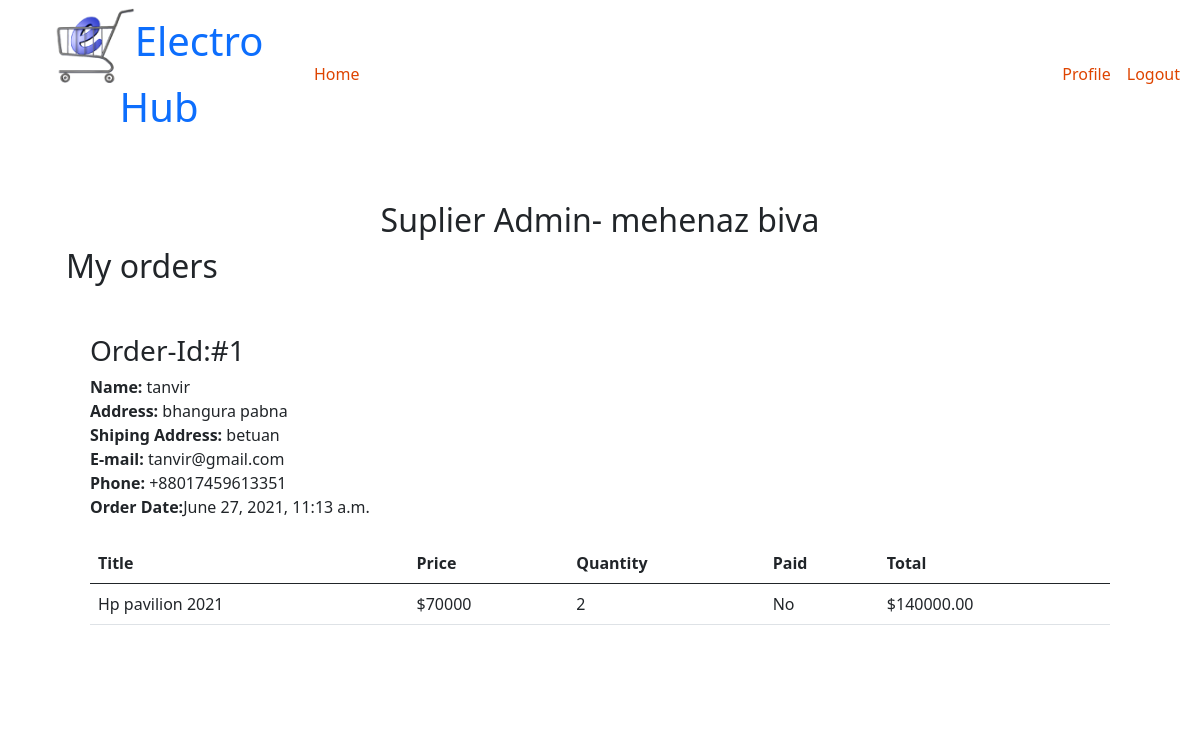
Page /seller/product/order/ (signed in) on the committed database.
### users/models.py (models this page shows, shortened)
class CustomUser(AbstractBaseUser, PermissionsMixin):
    email = LowercaseEmailField(_('email address'), unique=True)
    name = models.CharField(max_length=255)
    is_staff = models.BooleanField(default=False)
    is_active = models.BooleanField(default=True)
    is_customer = models.BooleanField(default=False)
    is_seller= models.BooleanField(default=False)
    date_joined = models.DateTimeField(default=timezone.now)
    phone=PhoneNumberField(default='+880')
    profession=models.CharField(max_length=500,default='')
    address = models.CharField(max_length=1000,default='')
    Company_name = models.CharField(max_length=250 ,default='')
    warehouse_location = models.CharField(max_length=1000 ,default='')
    goodstype=models.CharField(max_length=250 ,default='')
    images=models.ImageField(upload_to='profile/images' ,verbose_name='profile_pic',max_length=200,default='profile.jpg',blank=True)
    email_confirmed = models.BooleanField(default=False)
    class Meta:
        ordering=('-pk',)
    def post_images(self):
        return mark_safe('<img src="{}" width="100" hieght="100" />' .format(self.images.url))
    post_images.short_description='Profile picture'
    post_images.alow_tags=True
    class Types(models.TextChoices):
        CUSTOMER = "Customer", "CUSTOMER"
        SELLER = "Seller", "SELLER"
    types=list[Types.CUSTOMER]
    default_type = types
    type = MultiSelectField(choices=Types.choices, default=[], null=True, blank=True)
    USERNAME_FIELD = 'email'
    REQUIRED_FIELDS = []
    objects = CustomUserManager()

### order/models.py (models this page shows, shortened)
class Order(models.Model):
    CANCEL = 'cancel'
    PENDING = 'pending'
    RECIVED = 'recived'
    STATUS_CHOICES = (
        (CANCEL, 'cancel'),
        (PENDING,  'pending'),
        (RECIVED, 'recived')
    )
    product = models.ForeignKey(Product, related_name='orders',
                                on_delete=models.CASCADE )
    customer = models.ForeignKey(Customer,
                                 on_delete=models.CASCADE)
    quantity = models.IntegerField(default=1)
    price = models.DecimalField(max_digits=20,decimal_places=15)
    address = models.CharField(max_length=250, default='', blank=True)
    phone = models.CharField(max_length=50, default='', blank=True)
    order_area=models.CharField(max_length=250, default='', blank=True)
    order_status=models.CharField(max_length=20, choices=STATUS_CHOICES, default=PENDING)
    status = models.BooleanField(default=False,null=True,blank=True)
    vendor= models.ManyToManyField(Seller, related_name='orders')
    CASH_ON_DELIVERY = 'cash_on_delivery'
    CARD = 'card'
    PAYMENT_STATUS_CHOICES = (
      (CASH_ON_DELIVERY ,'cash_on_delivery'),
   ( CARD ,'card'),
    )
    payment_status=models.CharField(null=True,blank=True,max_length=20, choices=PAYMENT_STATUS_CHOICES, default=CASH_ON_DELIVERY)
    date = models.DateTimeField(default=timezone.now)
    @staticmethod
    def get_orders_by_seller(seller_id):
        return Order.objects.filter(vendor=seller_id).order_by('-id')
    def __str__(self):
        return self.product.name

class OrderItem(models.Model):
    order = models.ForeignKey(Order, related_name='items', on_delete=models.CASCADE)
    product = models.ForeignKey(Product, related_name='items', on_delete=models.CASCADE)
    vendor = models.ForeignKey(Seller, related_name='items', on_delete=models.CASCADE)
    vendor_paid = models.BooleanField(default=False)
    price = models.DecimalField(max_digits=8, decimal_places=2)
    quantity = models.IntegerField(default=1)
    @staticmethod
    def get_orderitem_by_seller(order_id):
        return OrderItem.objects.filter(order__in=order_id ).order_by('-product')
    def get_total_price(self):
        return self.price * self.quantity

### shop/models.py (models this page shows, shortened)
class Product(models.Model):
    product_type=[
        ('New','New'),
        ('Latest','Latest')
    ]
    width=200
    height=200
    category = models.ForeignKey(Subcategory,related_name="products" ,on_delete=models.CASCADE)
    parent = models.ForeignKey('self', related_name='variants', on_delete=models.CASCADE, blank=True, null=True)
    name = models.CharField(max_length=200)
    slug=models.SlugField(max_length=50,unique=True)
    price = models.IntegerField(default=0)
    currency=models.CharField(max_length=50,default='', null=True ,blank=True)
    del_price=models.CharField(max_length=50,null=True,blank=True)
    offers_price=models.CharField(max_length=60,null=True,blank=True)
    product_type=models.CharField(max_length=70,null=True,blank=True,choices=product_type)
    stock = models.IntegerField(default=1,null=True,blank=True)
    description = models.TextField(verbose_name='description')
    image=models.ImageField(blank=True,upload_to='shop/product/images',width_field='width',height_field='height')
    suplier = models.ForeignKey(Seller, related_name='products',default='admin@gmail.com' ,on_delete=models.CASCADE)
    num_visits = models.IntegerField(default=0)
    last_visit = models.DateTimeField(blank=True, null=True)
    is_featured=models.BooleanField(default=False)
    date_created = models.DateTimeField(auto_now_add=True)
    is_approved=models.BooleanField(default=False)
    def post_images(self):
        return mark_safe('<img src="{}" width="100" hieght="100" />' .format(self.image.url))
    post_images.short_description='Profile picture'
    post_images.alow_tags=True

### seller/views.py (the view)
# urls.py: path('product/order/', OrderView, name='product_order'),
def OrderView(request):
    try:
        vendor = request.user
        products = vendor.products.all()
        orders = Order.get_orders_by_seller(vendor)
        print(orders)
        orderitem=OrderItem.get_orderitem_by_seller(orders)
    except Exception as e:
        messages.info(request, message={e})
    return render(request, template_name='orders.html', context= {  'orderitem':orderitem, 'orders':orders,'vendor':vendor,'products':products })

### shop/context_processors.py (called while the page is built)
def main_categories(request):
    main_categories=Subcategory.objects.filter(parent=None).order_by('pk')
    main_1st=main_categories[0:2]
    main_2nd=main_categories[2:]
    info=MyShop.objects.all()
    return {'main_categories':main_categories,'main_1st':main_1st,'main_2nd':main_2nd ,'info':info}

### seller/templates/orders.html (shortened to what this page needs)
{% extends 'seller_base.html'%}
{%block content%}
{% load crispy_forms_tags %}
<div class="container emp-profile">
   <center> <h2>Suplier Admin- {{vendor.name}}</h2></center>
            <form method="post">
                <div class="box">
                    <h2 class="is-size-3 mb-4">My orders</h2>
                    {% if orders %}
                        {% for order in orders %}
                            <div class="{% if order.status is True %} bg-success-light{% else %} bg-info-light{% endif %} mb-2 p-4">
                                <div class="columns is-multiline">
                                    <div class="column is-6">
                                        <h3 class="is-size-4">Order-Id:#{{ order.id }}</h3>
                                    </div>
                                    <div class="column is-12">
                                       <div class="row">
                                           <div class="col-lg-4">
                                            <b>Name:</b> {{ order.customer.name }} <br>
                                            <b>Address:</b> {{ order.address }}<br>
                                            <b>Shiping Address:</b> {{ order.order_area }}<br>
                                            <b>E-mail:</b> {{ order.customer.email }}<br>
                                            <b>Phone:</b> {{ order.phone }} <br>
                                            <b>Order Date:</b>{{order.date}}
                                           </div>
                                       </div>
                                        <table class="table is-fullwidth mt-4">
                                            <thead>
                                                <tr>
                                                    <th>Title</th>
                                                    <th>Price</th>
                                                    <th>Quantity</th>
                                                    <th>Paid</th>
                                                    <th>Total</th>
                                                </tr>
                                            </thead>
                                            <tbody>
                                                {% for item in orderitem%}
                                                    {% if item.vendor == request.user %}
                                                        <tr>
                                                            <td>{{ item.product.name }}</td>
                                                            <td>${{ item.product.price }}</td>
                                                            <td>{{ item.quantity }}</td>
                                                            <td>{{ item.vendor_paid|yesno:"Yes,No" }}</td>
                                                            <td>${{ item.get_total_price }}</td>
                                                        </tr>
                                                    {% endif %}
                                                {% endfor %}
                                            </tbody>
                                        </table>
                                    </div>
                                </div>
                            </div>
                        {% endfor %}
                    {% else %}
                        <p>You don't have any orders yet...</p>
                    {% endif %}
                </div>
            </form>
        </div>
{%endblock%}

### seller/templates/seller_base.html (shortened to what this page needs)
{%load static%}
<!doctype html>
<html lang="en">
<head>
<link href="https://cdn.jsdelivr.net/npm/bootstrap@5.0.1/dist/css/bootstrap.min.css" rel="stylesheet">
</head>
<body>
<nav class="navbar navbar-expand-lg navbar-light ">
    <div class="container-fluid">
        <div class="col-md-3 logo_agile">
            <h1 class="text-center font-italic">
                <a href="{% url 'seller'%}" id="logo" class=" font-weight-bold font-italic">
                    <img src="{% static 'images/logo2.png' %}" style='height:75px; width:80px' alt=" " class="img-fluid">Electro Hub
                </a>
            </h1>
        </div>
      <div class="collapse navbar-collapse" id="navbarSupportedContent">
        <ul class="navbar-nav me-auto mb-2 mb-lg-0">
          <li class="nav-item">
            <a class="nav-link active font-italic" style="color:#DE4400" aria-current="page" href="{% url 'seller'%}">Home</a>
          </li>
        </ul>
        <ul class="navbar-nav mr-3 ">
          {% if  request.user.is_authenticated  %}
            <li class="nav-item ">
                <a class="nav-link" style="color:#DE4400" href="{% url 'seller_profile' %}">Profile</a>
              </li>
              <li class=" nav-item ">
                <a class="nav-link" style="color:#DE4400" href="{% url 'logout' %}">Logout</a>
              </li>
            {%endif%}
        </ul>
      </div>
    </div>
  </nav>
  {% block content%}
  {% endblock %}
    </body>
  </html>

### seller/templates/seller_base.html (style rules this page uses)
#logo { text-decoration: none; font:italic; }
.navbar-nav { color: #DE4400; }
body { background-image: url('https://neilpatel.com/wp-content/uploads/2015/04/ecommerce.jpg'); height: 100%; width: 100%; overflow-y: scroll; }
a { text-decoration: none; }

### seller/templates/orders.html (style rules this page uses)
.emp-profile { padding: 3%; margin-top: 1.5%; margin-bottom: 3%; border-radius: 0.5rem; background: #fff; }

### rows in the picture
CustomUser: name "mehenaz biva"
Order: id "1", customer.name "tanvir", address "bhangura pabna", order_area "betuan", customer.email "tanvir@gmail.com", phone "+88017459613351", date "June 27, 2021, 11:13 a.m."
OrderItem: product.name "Hp pavilion 2021", product.price "70000", quantity "2", vendor_paid "No", get_total_price "140000.00"
